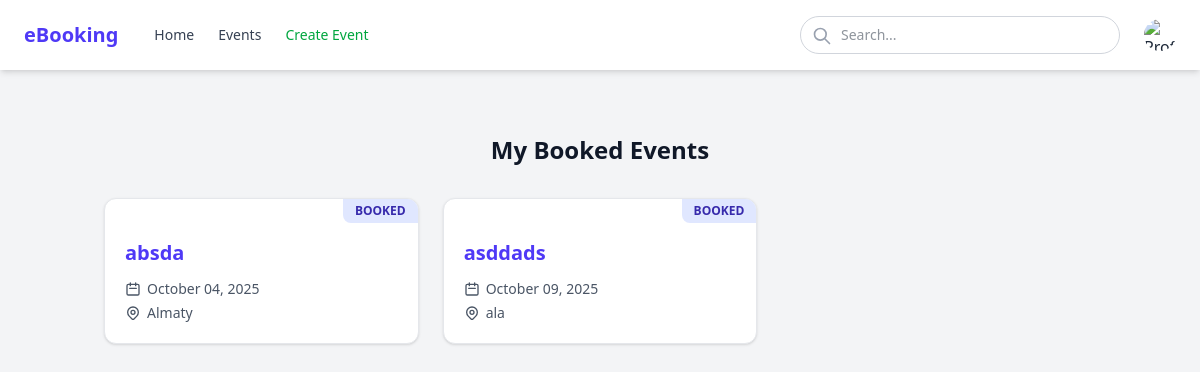
/my_bookings (signed in), run on an earlier commit of the app's database.
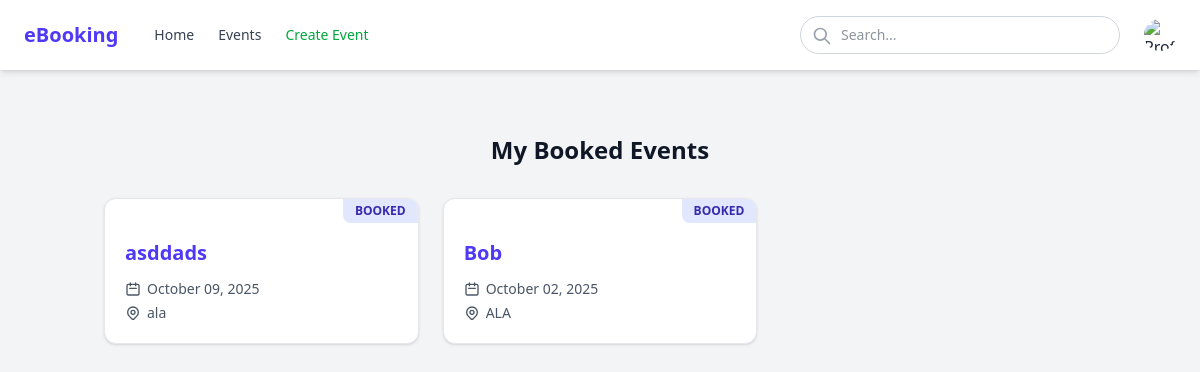
And on a later commit of the database.
### app/models.py (models this page shows, shortened)
class Event(db.Model):
    event_id: so.Mapped[int] = so.mapped_column(primary_key=True)
    title: so.Mapped[str] = so.mapped_column(sa.String(128), index=True, unique=True)
    description: so.Mapped[str] = so.mapped_column(sa.String(256), index=True)
    date: so.Mapped[datetime.date] = so.mapped_column(sa.Date)
    time: so.Mapped[datetime.time] = so.mapped_column(sa.Time, nullable=False)
    location: so.Mapped[str] = so.mapped_column(sa.String(30))
    total_seats: so.Mapped[int] = so.mapped_column()
    seats_left: so.Mapped[int] = so.mapped_column(default=0)
    created_by: so.Mapped[str] = so.mapped_column(sa.String(64))
    bookings: so.Mapped[list["Booking"]] = so.relationship(back_populates="event",
                                                           cascade="all, delete-orphan")

### app/routes.py (the view)
@app.route('/my_bookings')
@login_required
def my_bookings():
    my_events = Event.query.join(Booking).filter(Booking.user_id == current_user.id).all()
    return render_template('my_bookings.html', events=my_events)

### app/models.py (called while the page is built)
@login.user_loader
def load_user(id):
    return db.session.get(User, int(id))

### app/templates/my_bookings.html (shortened to what this page needs)
{% extends 'base.html' %}
{% block content %}
<div class="max-w-6xl mx-auto px-4 py-8">
    <h1 class="text-2xl font-bold text-gray-900 mb-8 text-center">My Booked Events</h1>
    {% if events %}
        <div class="grid grid-cols-1 md:grid-cols-2 lg:grid-cols-3 gap-6">
            {% for event in events %}
            <a href="{{ url_for('event_detail', event_id=event.event_id) }}"
               class="block bg-white rounded-xl shadow-sm hover:shadow-md transition-shadow duration-300 ease-in-out overflow-hidden border border-gray-200 relative">
                <div class="absolute top-0 right-0 bg-indigo-100 text-indigo-800 text-xs font-bold px-3 py-1 rounded-bl-lg">
                    BOOKED
                </div>
                <div class="p-5 pt-10">
                    <h2 class="text-xl font-semibold text-indigo-600 hover:text-indigo-800 transition-colors duration-200 mb-2 line-clamp-1">
                        {{ event.title }}
                    </h2>
                    <div class="flex items-center text-gray-600 text-sm mt-3">
                        <svg xmlns="http://www.w3.org/2000/svg" class="h-4 w-4 mr-1.5 flex-shrink-0" fill="none" viewBox="0 0 24 24" stroke="currentColor">
                            <path stroke-linecap="round" stroke-linejoin="round" stroke-width="2" d="M8 7V3m8 4V3m-9 8h10M5 21h14a2 2 0 002-2V7a2 2 0 00-2-2H5a2 2 0 00-2 2v12a2 2 0 002 2z" />
                        </svg>
                        <span>{{ event.date.strftime('%B %d, %Y') if event.date else 'Date TBD' }}</span>
                    </div>
                    <div class="flex items-center text-gray-600 text-sm mt-1">
                        <span class="truncate">{{ event.location or 'Location TBD' }}</span>
                    </div>
                </div>
            </a>
            {% endfor %}
        </div>
    {% endif %}
</div>
{% endblock %}

What changed in the data, as far as the page shows it:
removed Event: title "absda", date "October 04, 2025", location "Almaty"
added Event: title "Bob", date "October 02, 2025", location "ALA"
